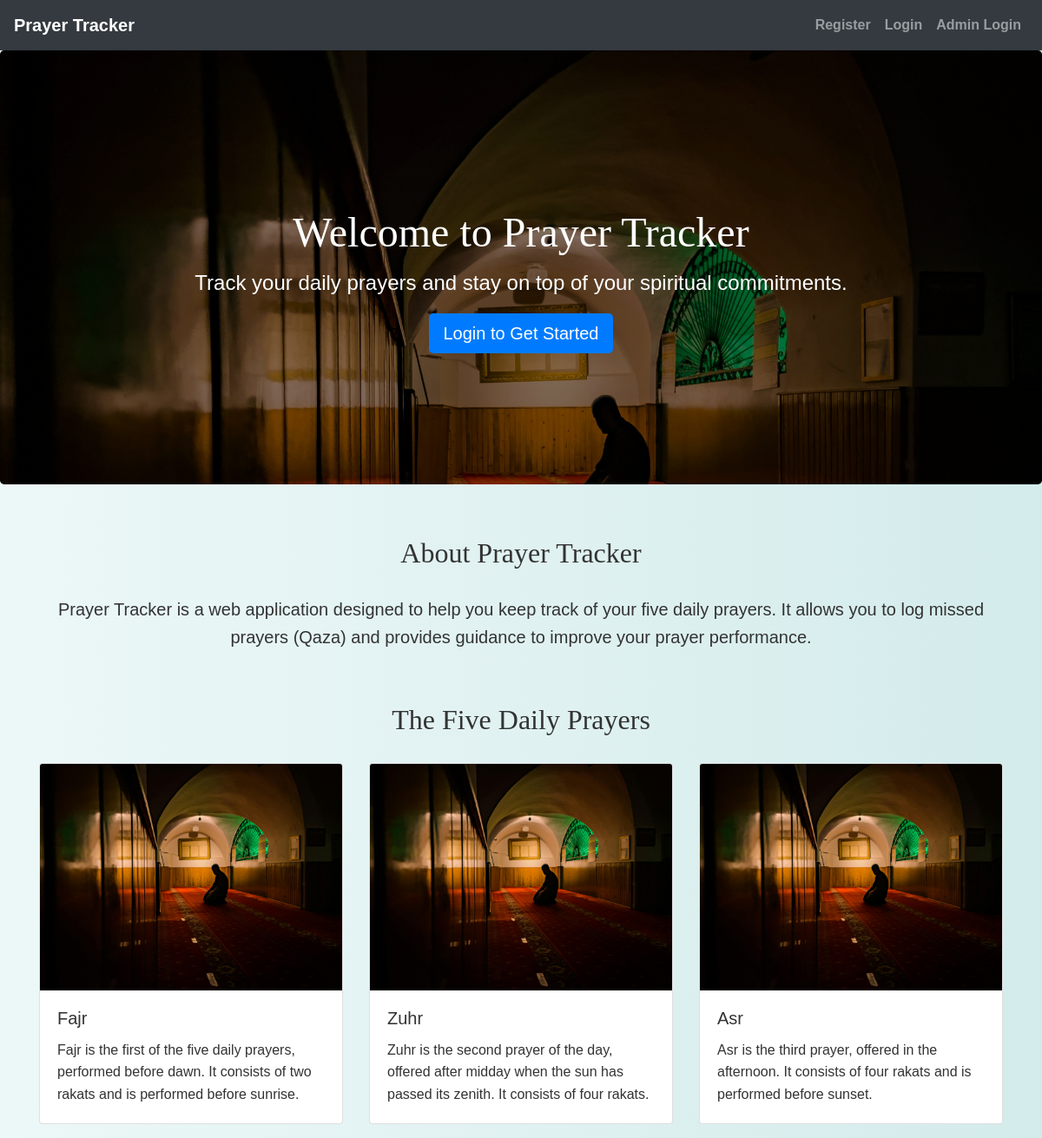
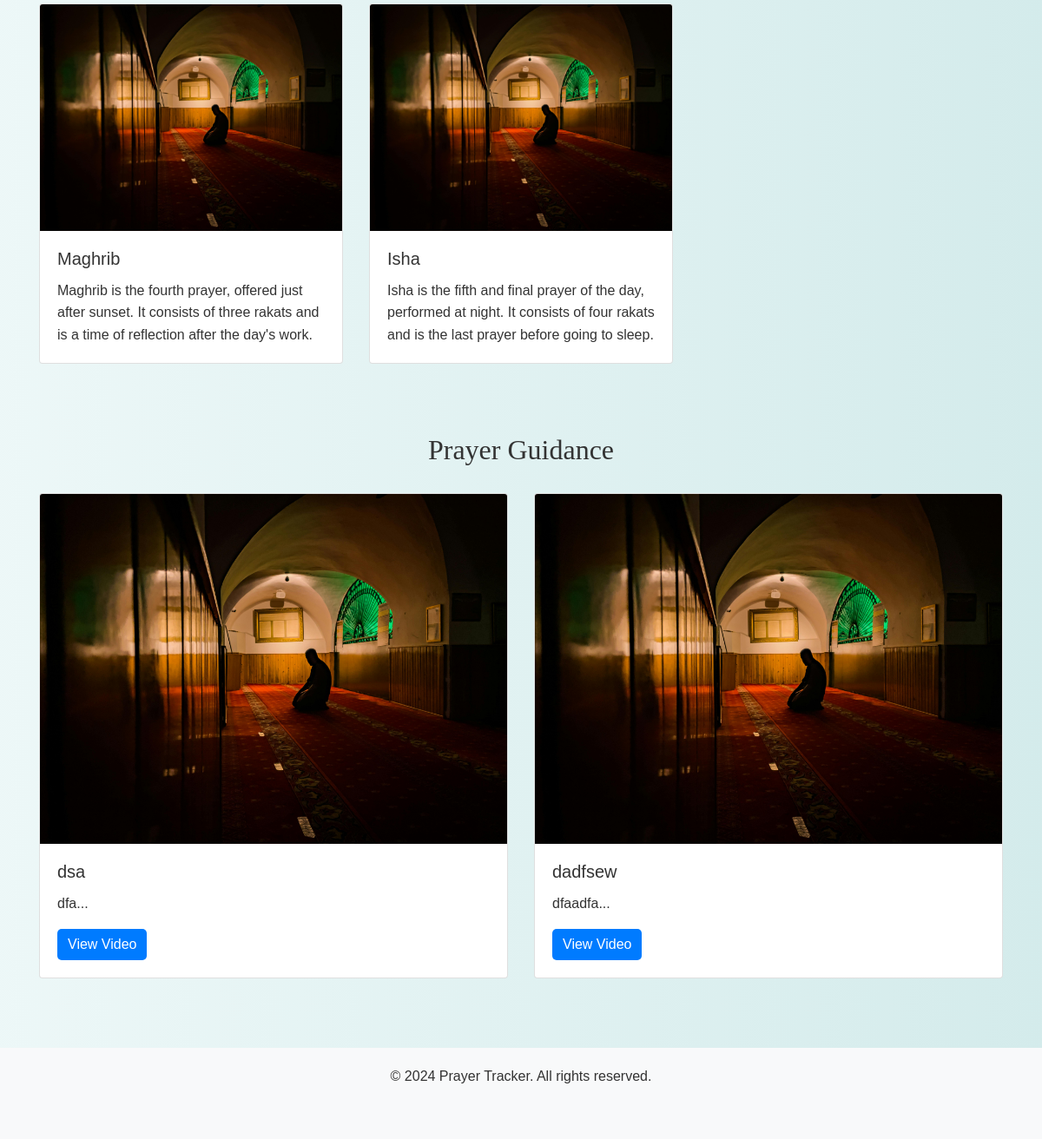
The page / on the database its author committed (2 pictures, top to bottom).
### tables this page shows
CREATE TABLE `prayer_guidance` (
  `guidance_id` int(11) NOT NULL,
  `title` varchar(255) NOT NULL,
  `description` text DEFAULT NULL,
  `video_url` varchar(255) DEFAULT NULL,
  `created_at` datetime DEFAULT current_timestamp(),
  `updated_at` datetime DEFAULT current_timestamp() ON UPDATE current_timestamp()
);

### index.php (the view, shortened to what this page needs)
<!DOCTYPE html>
<html lang="en">
<head>
    <link rel="stylesheet" href="https://maxcdn.bootstrapcdn.com/bootstrap/4.5.2/css/bootstrap.min.css">
    <link rel="stylesheet" href="./css/style.css">
</head>
<body>
<?php
include('navbar.php');
?>
<div class="jumbotron text-center">
    <h1>Welcome to Prayer Tracker</h1>
    <p>Track your daily prayers and stay on top of your spiritual commitments.</p>
    <a href="login.php" class="btn btn-primary btn-lg">Login to Get Started</a>
</div>
<div class="container prayer-section">
    <h2 class="section-title">About Prayer Tracker</h2>
    <p class="lead text-center">
        Prayer Tracker is a web application designed to help you keep track of your five daily prayers. It allows you to log missed prayers (Qaza) and provides guidance to improve your prayer performance.
    </p>
</div>
<div class="container prayer-section">
    <h2 class="section-title">The Five Daily Prayers</h2>
    <div class="row">
        <div class="col-md-4">
            <div class="card">
                <img src="./images/prayer.jpg" class="card-img-top" alt="Fajr">
                <div class="card-body">
                    <h5 class="card-title">Fajr</h5>
                    <p class="card-text">Fajr is the first of the five daily prayers, performed before dawn. It consists of two rakats and is performed before sunrise.</p>
                </div>
            </div>
        </div>
        <div class="col-md-4">
            <div class="card">
                <img src="./images/prayer.jpg" class="card-img-top" alt="Zuhr">
                <div class="card-body">
                    <h5 class="card-title">Zuhr</h5>
                    <p class="card-text">Zuhr is the second prayer of the day, offered after midday when the sun has passed its zenith. It consists of four rakats.</p>
                </div>
            </div>
        </div>
        <div class="col-md-4">
            <div class="card">
                <img src="./images/prayer.jpg" class="card-img-top" alt="Asr">
                <div class="card-body">
                    <h5 class="card-title">Asr</h5>
                    <p class="card-text">Asr is the third prayer, offered in the afternoon. It consists of four rakats and is performed before sunset.</p>
                </div>
            </div>
        </div>
    </div>
    <div class="row">
        <div class="col-md-4">
            <div class="card">
                <img src="./images/prayer.jpg" class="card-img-top" alt="Maghrib">
                <div class="card-body">
                    <h5 class="card-title">Maghrib</h5>
                    <p class="card-text">Maghrib is the fourth prayer, offered just after sunset. It consists of three rakats and is a time of reflection after the day's work.</p>
                </div>
            </div>
        </div>
        <div class="col-md-4">
            <div class="card">
                <img src="./images/prayer.jpg" class="card-img-top" alt="Isha">
                <div class="card-body">
                    <h5 class="card-title">Isha</h5>
                    <p class="card-text">Isha is the fifth and final prayer of the day, performed at night. It consists of four rakats and is the last prayer before going to sleep.</p>
                </div>
            </div>
        </div>
    </div>
</div>
<div class="container prayer-section">
    <h2 class="section-title">Prayer Guidance</h2>
    <div class="card-deck">
        <?php
        include "config.php";
        $sql_guidance = "SELECT * FROM prayer_guidance ORDER BY created_at DESC LIMIT 3";
        $result_guidance = $conn->query($sql_guidance);
        if ($result_guidance->num_rows > 0) {
            while ($row = $result_guidance->fetch_assoc()) {
                echo '
                <div class="card">
                    <img src="images/prayer.jpg" class="card-img-top" alt="' . htmlspecialchars($row["title"]) . '">
                    <div class="card-body">
                        <h5 class="card-title">' . htmlspecialchars($row["title"]) . '</h5>
                        <p class="card-text">' . substr(htmlspecialchars($row["description"]), 0, 100) . '...</p>
                        <a href="' . htmlspecialchars($row["video_url"]) . '" target="_blank" class="btn btn-primary">View Video</a>
                    </div>
                </div>';
            }
        } else {
            echo '<p>No prayer guidance available.</p>';
        }
        ?>
    </div>
</div>
<footer class="footer">
    <div class="container text-center">
        <p>&copy; 2024 Prayer Tracker. All rights reserved.</p>
    </div>
</footer>
</body>
</html>

### css/style.css (style rules this page uses)
body { background: linear-gradient(90deg, rgba(233, 246, 246, 0.831), rgba(207, 233, 233, 0.9)); font-family: 'Arial', sans-serif; color: #333; line-height: 1.6; }
h1, h2, h3, h4 { text-align: center; margin-top: 30px; margin-bottom: 30px; font-family: 'Georgia', serif; }
.container { margin-bottom: 40px; }
.btn-primary { color: #fff; border: none; border-radius: 5px; cursor: pointer; transition: background-color 0.3s ease; }
a { color: #006666; text-decoration: none; font-weight: bold; }

### index.php (style rules this page uses)
.jumbotron { height: 500px; background-image: linear-gradient(rgba(0, 0, 0, 0.5), rgba(0, 0, 0, 0.5)), url('./images/prayer.jpg'); background-size: cover; color: white; display: flex; flex-direction: column; justify-content: center; align-items: center; }
.jumbotron h1 { font-size: 3rem; margin-bottom: 10px; }
.jumbotron p { font-size: 1.5rem; }
.section-title { margin-top: 40px; text-align: center; }
.card { margin-bottom:20px; }
.card-deck .card { margin-bottom: 30px; }
.prayer-section { margin-top: 60px; }
.footer { margin-top: 50px; padding: 20px 0; background-color: #f8f9fa; }

### rows shown on the page
prayer_guidance: title "dsa", description "dfa"
prayer_guidance: title "dadfsew", description "dfaadfa"
